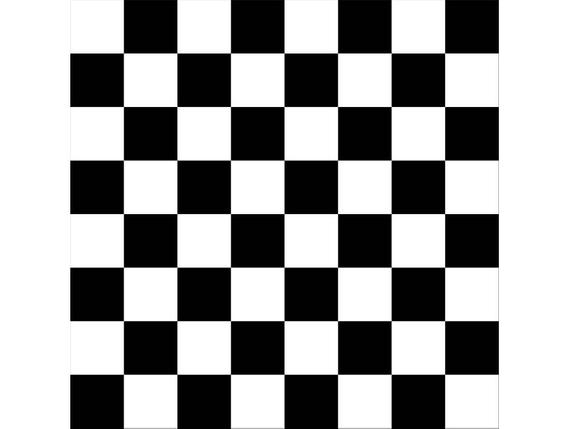
#> input picture Notebooks/images/chess.jpg, 570 x 429 px
$ jupyter execute --allow-errors '12. CV. Feature detection.ipynb'
#> lines starting #> are read from the running program, lines starting #| are printed output that depends on the picture; after the words box and inside, x2 and y2 are one past the last pixel; in counts of white or black regions, pixels touching at a corner belong together
# Features and feature detection
---

Most of you will have played the jigsaw puzzle games. You get a lot of small pieces of an image, where you need to assemble them correctly to form a big real image. The question is, how you do it?

But it all depends on the most basic question: How do you play jigsaw puzzles? How do you arrange lots of scrambled image pieces into a big single image? How can you stitch a lot of natural images to a single image?

The answer is, we are looking for specific patterns or specific features which are unique, can be easily tracked and can be easily compared. If we go for a definition of such a feature, we may find it difficult to express it in words, but we know what they are. If someone asks you to point out one good feature which can be compared across several images, you can point out one. That is why even small children can simply play these games. We search for these features in an image, find them, look for the same features in other images and align them. That's it. (In jigsaw puzzle, we look more into continuity of different images).

So our one basic question expands to more in number, but becomes more specific. What are these features?.

In computer vision and image processing, a feature is a piece of information about the content of an image; typically about whether a certain region of the image has certain properties. Features may be specific structures in the image such as points, edges or objects. Features may also be the result of a general neighborhood operation or feature detection applied to the image. Other examples of features are related to motion in image sequences, or to shapes defined in terms of curves or boundaries between different image regions.

The image is very simple. At the top of image, six small image patches are given. Question for you is to find the exact location of these patches in the original image. How many correct results can you find?

A and B are flat surfaces and they are spread over a lot of area. It is difficult to find the exact location of these patches.

C and D are much more simple. They are edges of the building. You can find an approximate location, but exact location is still difficult. This is because the pattern is same everywhere along the edge. At the edge, however, it is different. An edge is therefore better feature compared to flat area, but not good enough (It is good in jigsaw puzzle for comparing continuity of edges).

Finally, E and F are some corners of the building. And they can be easily found. Because at the corners, wherever you move this patch, it will look different. So they can be considered as good features. So now we move into simpler (and widely used image) for better understanding.

# Harris Corner Detection
---

One early attempt to find corners was done by Chris Harris & Mike Stephens in their paper A Combined Corner and Edge Detector in 1988, so now it is called the Harris Corner Detector.

A corner is a point whose local neighborhood stands in two dominant and different edge directions. In other words, a corner can be interpreted as the junction of two edges, where an edge is a sudden change in image brightness. Corners are the important features in the image, and they are generally termed as interest points which are invariant to translation, rotation, and illumination.

OpenCV has the function cv2.cornerHarris(). Its arguments are:

- img: Input image. It should be grayscale and float32 type.
- blockSize: It is the size of neighbourhood considered for corner detection
- ksize: Aperture parameter of the Sobel derivative used.
- k: Harris detector free parameter in the equation.

[cell 1]
import cv2
import matplotlib.pyplot as plt
import numpy as np

[cell 2]
image = cv2.imread('images/chess.jpg')
#> image is the input picture: shape (429, 570, 3); min 0, max 255, mean 159.3
gray = cv2.cvtColor(image,cv2.COLOR_BGR2GRAY)

plt.imshow(gray, cmap='gray')

### Corner detection

[cell 3]
# Detect corners using Harris Corner detector

# - img: Input image. It should be grayscale and float32 type.
# - blockSize: It is the size of neighbourhood considered for corner detection
# - ksize: Aperture parameter of the Sobel derivative used.
# - k: Harris detector free parameter in the equation.

dst = cv2.cornerHarris(gray, 2, 3, 0.04)
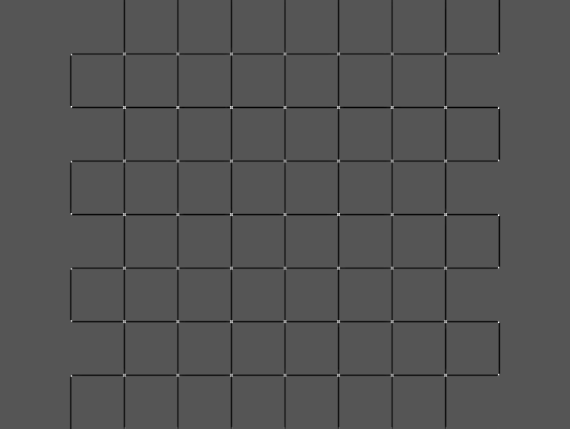
#> dst: shape (429, 570) float32; min -0.0318, max 0.0631, mean -0.00084; drawn with min black and max white

# Dilate corners to enhance center points
kernel = np.ones((5,5), np.uint8)
dst = cv2.dilate(dst,kernel, iterations=2)
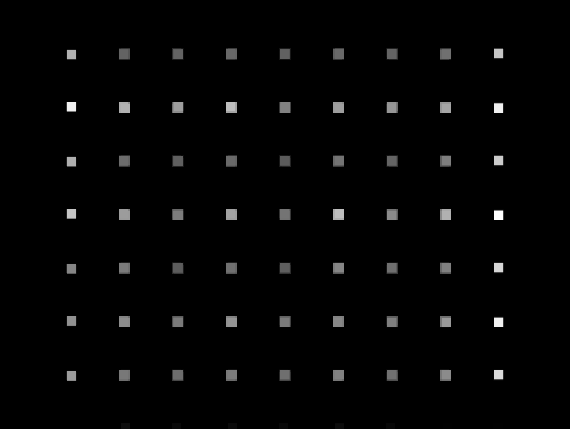
#> dst: shape (429, 570) float32; min -6.05e-10, max 0.0631, mean 0.000989; drawn with min black and max white

plt.imshow(dst)

### Detect "strong" corners

[cell 4]
# This value vary depending on the image and how many corners you want to detect
# Try changing this free parameter, 0.1, to be larger or smaller and see what happens
thresh = 0.1*dst.max()
#> thresh = 0.00631

# Create an image copy to draw corners on
corner_image = np.copy(image)

# Change all the pixels of the corners to red
corner_image[dst>thresh]=[255,0,0]
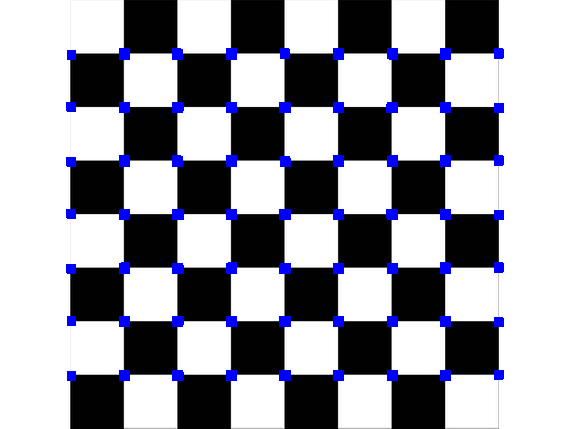
#> corner_image: shape (429, 570, 3); 3.1% of pixels changed, all inside (x1, y1, x2, y2) = (66, 48, 504, 381)

plt.imshow(corner_image)

[cell 5]
image_shear = cv2.imread('images/chess_transform.jpg')
#> (the rest of this cell did not finish here and is left out)

#> (a cell that did not finish here is left out)

# Shi-Tomasi Corner Detector & Good Features to Track
---

In 1994, J. Shi and C. Tomasi made a small modification to the Harris corner detector in their paper Good Features to Track which shows better results when compared to the original algorithm.

OpenCV has a function, cv.goodFeaturesToTrack(). It finds N strongest corners in the image. As usual, image should be a grayscale image. Then you specify number of corners you want to find. Then you specify the quality level, which is a value between 0-1, which denotes the minimum quality of corner below which everyone is rejected. Then we provide the minimum euclidean distance between corners detected.

With all this information, the function finds corners in the image. All corners below quality level are rejected. Then it sorts the remaining corners based on quality in the descending order. Then function takes first strongest corner, throws away all the nearby corners in the range of minimum distance and returns N strongest corners.

[cell 7]
image = cv2.imread('images/blox.jpg')
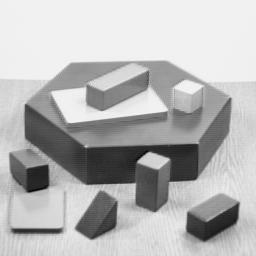
#> input picture Notebooks/images/blox.jpg, 256 x 256 px
#> image is the input picture: shape (256, 256, 3); min 0, max 252, mean 182.8
gray = cv2.cvtColor(image, cv2.COLOR_BGR2GRAY)
#> gray: shape (256, 256)

corners_shi = np.copy(image)
# Shi and Tomasi corner detector

# image: grayscale image
# N number of corners
# Quality of the corner, between 0 and 1
# Euclidian distance bewteen corners
corners = cv2.goodFeaturesToTrack(gray,50,0.01,10)
#> corners = 50 rows, first 8: [138, 162], [230, 98], [135, 184], [47, 165], [168, 159], [26, 105], [238, 203], [85, 146]
corners = np.int0(corners)

for i in corners:
    x,y = i.ravel()
    cv2.circle(corners_shi,(x,y),3,(255,0,0),-1)
#> this loop made 50 passes
#> (x, y) on passes 1 to 12: (138, 162), (230, 98), (135, 184), (47, 165), (168, 159), (26, 105), (238, 203), (85, 146), (61, 229), (169, 182), (198, 142), (12, 229)
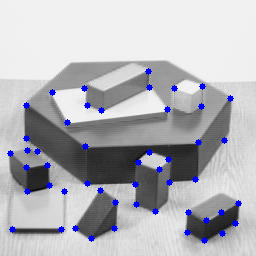
#> corners_shi: shape (256, 256, 3); 2.21% of pixels changed, all inside (x1, y1, x2, y2) = (7, 68, 242, 244)

# Detect corners with Harris
dst = cv2.cornerHarris(gray,2,3,0.04)
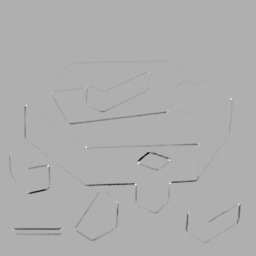
#> dst: shape (256, 256) float32; min -0.00407, max 0.00183, mean -2.35e-05; drawn with min black and max white

kernel = np.ones((3,3), np.uint8)
dst = cv2.dilate(dst,kernel, iterations=1)
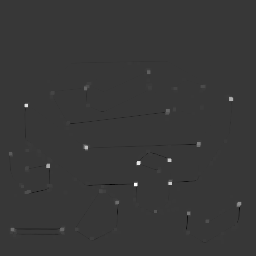
#> dst: shape (256, 256) float32; min -0.000511, max 0.00183, mean 3.1e-06; drawn with min black and max white

thresh = 0.01*dst.max()
#> thresh = 1.83e-05

# Create an image copy to draw corners on
corner_image = np.copy(image)

# Change all the pixels of the corners to red
corner_image[dst>thresh]=[255,0,0]
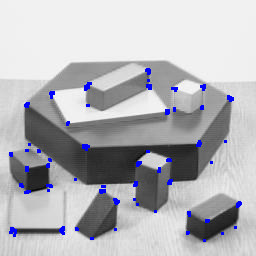
#> corner_image: shape (256, 256, 3); 1.77% of pixels changed, all inside (x1, y1, x2, y2) = (9, 68, 242, 242)

f, (ax1, ax2) = plt.subplots(1, 2, figsize=(20,10))

ax1.imshow(corners_shi)
ax2.imshow(corner_image)
#> figure, not shown here; B, G, R data is drawn as R, G, B
